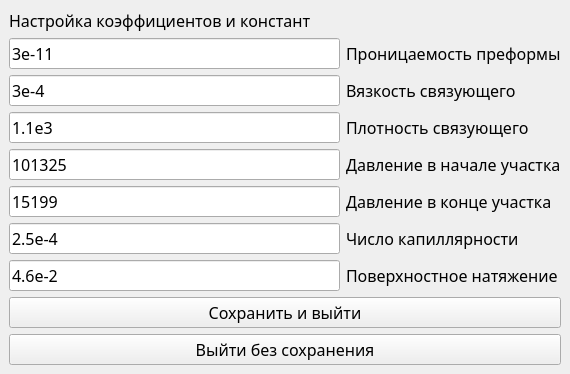
<?xml version="1.0" encoding="UTF-8"?>
<ui version="4.0">
 <class>MainWindow</class>
 <widget class="QMainWindow" name="MainWindow">
  <property name="geometry">
   <rect>
    <x>0</x>
    <y>0</y>
    <width>570</width>
    <height>355</height>
   </rect>
  </property>
  <property name="sizePolicy">
   <sizepolicy hsizetype="Fixed" vsizetype="Fixed">
    <horstretch>0</horstretch>
    <verstretch>0</verstretch>
   </sizepolicy>
  </property>
  <property name="font">
   <font>
    <family>GOST type B</family>
    <pointsize>12</pointsize>
   </font>
  </property>
  <property name="windowTitle">
   <string>MainWindow</string>
  </property>
  <widget class="QWidget" name="centralwidget">
   <layout class="QGridLayout" name="gridLayout">
    <item row="4" column="1">
     <widget class="QLabel" name="label_5">
      <property name="text">
       <string>Давление в начале участка</string>
      </property>
     </widget>
    </item>
    <item row="4" column="0">
     <widget class="QLineEdit" name="preassure_start_edit">
      <property name="text">
       <string>101325</string>
      </property>
     </widget>
    </item>
    <item row="5" column="0">
     <widget class="QLineEdit" name="preassure_end_edit">
      <property name="text">
       <string>15199</string>
      </property>
     </widget>
    </item>
    <item row="10" column="0" colspan="2">
     <widget class="QPushButton" name="save_button">
      <property name="text">
       <string>Сохранить и выйти</string>
      </property>
     </widget>
    </item>
    <item row="5" column="1">
     <widget class="QLabel" name="label_6">
      <property name="text">
       <string>Давление в конце участка</string>
      </property>
     </widget>
    </item>
    <item row="11" column="0" colspan="2">
     <widget class="QPushButton" name="exit_button">
      <property name="text">
       <string>Выйти без сохранения</string>
      </property>
     </widget>
    </item>
    <item row="3" column="1">
     <widget class="QLabel" name="label_3">
      <property name="text">
       <string>Плотность связующего</string>
      </property>
     </widget>
    </item>
    <item row="3" column="0">
     <widget class="QLineEdit" name="density_edit">
      <property name="text">
       <string>1.1e3</string>
      </property>
     </widget>
    </item>
    <item row="2" column="0">
     <widget class="QLineEdit" name="viscosity_edit">
      <property name="text">
       <string>3e-4</string>
      </property>
     </widget>
    </item>
    <item row="2" column="1">
     <widget class="QLabel" name="label_2">
      <property name="text">
       <string>Вязкость связующего</string>
      </property>
     </widget>
    </item>
    <item row="1" column="1">
     <widget class="QLabel" name="label">
      <property name="text">
       <string>Проницаемость преформы</string>
      </property>
     </widget>
    </item>
    <item row="7" column="0">
     <widget class="QLineEdit" name="sur_tension_edit">
      <property name="text">
       <string>4.6e-2</string>
      </property>
     </widget>
    </item>
    <item row="6" column="1">
     <widget class="QLabel" name="label_7">
      <property name="text">
       <string>Число капиллярности</string>
      </property>
     </widget>
    </item>
    <item row="7" column="1">
     <widget class="QLabel" name="label_8">
      <property name="text">
       <string>Поверхностное натяжение</string>
      </property>
     </widget>
    </item>
    <item row="0" column="0" colspan="2">
     <widget class="QLabel" name="label_4">
      <property name="text">
       <string>Настройка коэффициентов и констант</string>
      </property>
     </widget>
    </item>
    <item row="1" column="0">
     <widget class="QLineEdit" name="penetrability_edit">
      <property name="text">
       <string>3e-11</string>
      </property>
     </widget>
    </item>
    <item row="6" column="0">
     <widget class="QLineEdit" name="capnum_edit">
      <property name="text">
       <string>2.5e-4</string>
      </property>
     </widget>
    </item>
    <item row="8" column="0">
     <spacer name="verticalSpacer">
      <property name="orientation">
       <enum>Qt::Vertical</enum>
      </property>
      <property name="sizeHint" stdset="0">
       <size>
        <width>20</width>
        <height>49</height>
       </size>
      </property>
     </spacer>
    </item>
   </layout>
  </widget>
 </widget>
 <resources/>
 <connections/>
</ui>
